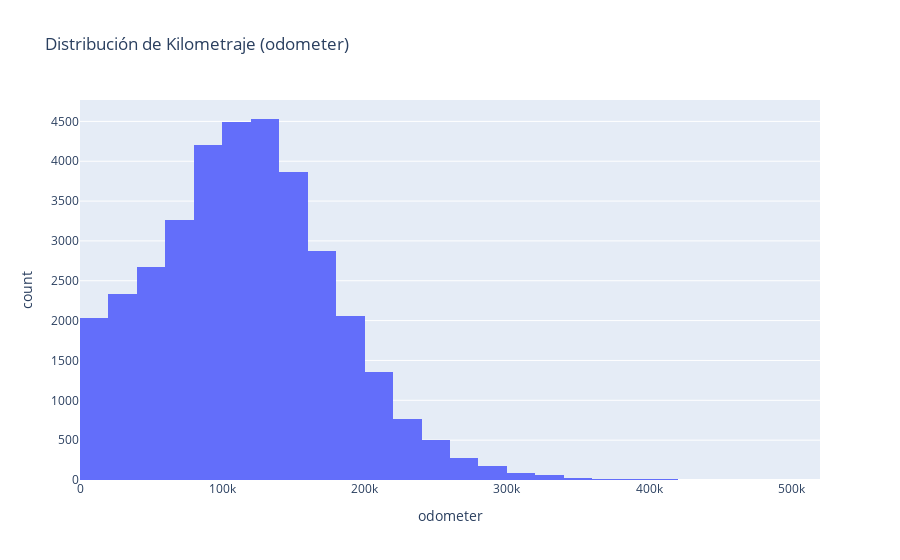

The notebook cell this image was saved under:
### Markdown cell above
***Histograma de Kilometraje (odometer):*** Examinar cómo se distribuyen los niveles de kilometraje registrados. Esto permite detectar patrones de uso comunes, agrupaciones de vehículos por desgaste y verificar la eliminación de valores atípicos.

### Code cell
# Histograma de odómetro
fig_odometer = px.histogram(df_clean, x='odometer', nbins=50, title='Distribución de Kilometraje (odometer)')
fig_odometer.show()

### Figure 1 — Plotly figure (JSON) as saved in the notebook; plotly's stock layout.template omitted (floating-point values rounded to 4 significant figures; data arrays with more than 128 entries replaced by an {"elided": "..."} marker saying what was removed)
{"data": [{"bingroup": "x", "hovertemplate": "odometer=%{x}<br>count=%{y}<extra></extra>", "legendgroup": "", "marker": {"color": "#636efa", "pattern": {"shape": ""}}, "name": "", "nbinsx": 50, "orientation": "v", "showlegend": false, "type": "histogram", "x": {"elided": "35633 float values"}, "xaxis": "x", "yaxis": "y"}], "layout": {"barmode": "relative", "legend": {"tracegroupgap": 0}, "title": {"text": "Distribución de Kilometraje (odometer)"}, "xaxis": {"anchor": "y", "domain": [0, 1], "title": {"text": "odometer"}}, "yaxis": {"anchor": "x", "domain": [0, 1], "title": {"text": "count"}}}}
